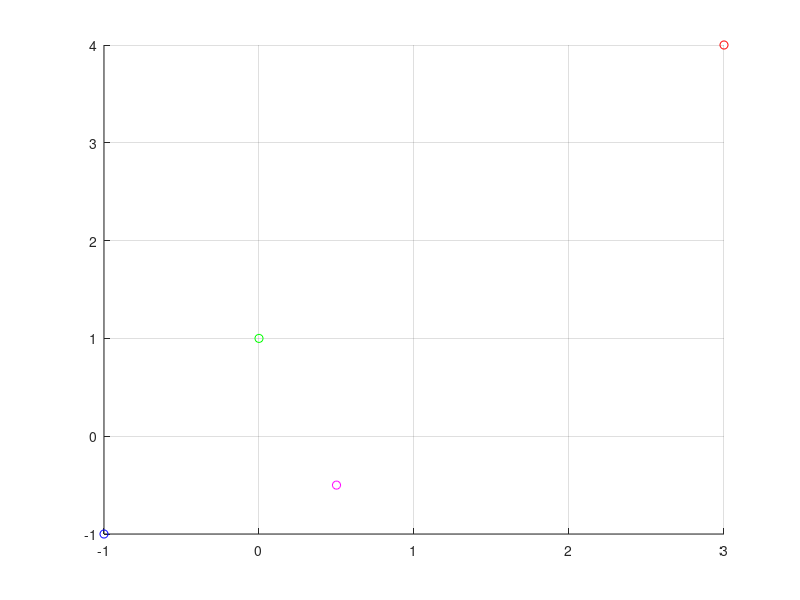

Write the MATLAB code that produced this figure.
z1 = 3+4i;
z2 = -1-i;
z3 = (i-2)/(2i+1);
z4 = 1 / (i+1);

real(z1);
imag(z1);
real(z2);
imag(z2);
real(z3);
imag(z3);
real(z4);
imag(z4);

abs(z1);
abs(z2);
abs(z3);
abs(z4);

angle(z1);
angle(z2);
angle(z3);
angle(z4);

figure
hold on; grid on;
plot(real(z1), imag(z1), 'ro');
plot(real(z2), imag(z2), 'bo');
plot(real(z3), imag(z3), 'go');
plot(real(z4), imag(z4), 'mo');


